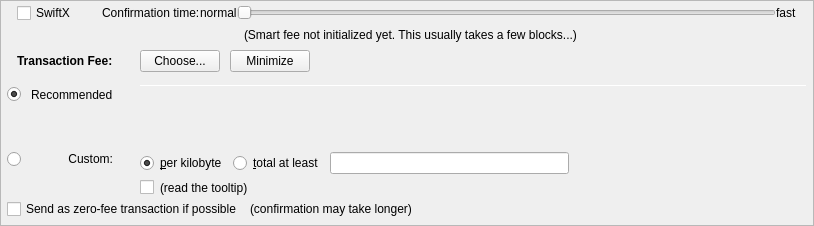
         <widget class="QFrame" name="frameFee">
          <property name="sizePolicy">
           <sizepolicy hsizetype="Expanding" vsizetype="Expanding">
            <horstretch>0</horstretch>
            <verstretch>0</verstretch>
           </sizepolicy>
          </property>
          <property name="maximumSize">
           <size>
            <width>16777215</width>
            <height>16777215</height>
           </size>
          </property>
          <property name="frameShape">
           <enum>QFrame::StyledPanel</enum>
          </property>
          <property name="frameShadow">
           <enum>QFrame::Sunken</enum>
          </property>
          <layout class="QVBoxLayout" name="verticalLayoutFee1">
           <property name="spacing">
            <number>0</number>
           </property>
           <property name="leftMargin">
            <number>0</number>
           </property>
           <property name="topMargin">
            <number>0</number>
           </property>
           <property name="rightMargin">
            <number>0</number>
           </property>
           <property name="bottomMargin">
            <number>0</number>
           </property>
           <item>
            <layout class="QVBoxLayout" name="verticalLayoutFee2" stretch="0,0,0,0">
             <property name="spacing">
              <number>0</number>
             </property>
             <property name="leftMargin">
              <number>6</number>
             </property>
             <property name="topMargin">
              <number>0</number>
             </property>
             <property name="rightMargin">
              <number>6</number>
             </property>
             <item>
              <layout class="QVBoxLayout" name="verticalLayout_feeConf">
               <property name="spacing">
                <number>0</number>
               </property>
               <property name="leftMargin">
                <number>10</number>
               </property>
               <property name="rightMargin">
                <number>10</number>
               </property>
               <property name="bottomMargin">
                <number>5</number>
               </property>
               <item>
                <layout class="QHBoxLayout" name="horizontalLayoutFee9">
                 <item>
                  <widget class="QCheckBox" name="checkSwiftTX">
                   <property name="enabled">
                    <bool>true</bool>
                   </property>
                   <property name="minimumSize">
                    <size>
                     <width>85</width>
                     <height>0</height>
                    </size>
                   </property>
                   <property name="toolTip">
                    <string>SwiftX technology allows for near instant transactions - A flat fee of 0.01 MDS applies</string>
                   </property>
                   <property name="text">
                    <string>SwiftX</string>
                   </property>
                  </widget>
                 </item>
                 <item>
                  <widget class="QLabel" name="labelSmartFee3">
                   <property name="text">
                    <string>Confirmation time:</string>
                   </property>
                   <property name="margin">
                    <number>2</number>
                   </property>
                  </widget>
                 </item>
                 <item>
                  <widget class="QLabel" name="labelSmartFeeNormal">
                   <property name="text">
                    <string>normal</string>
                   </property>
                   <property name="margin">
                    <number>8</number>
                   </property>
                  </widget>
                 </item>
                 <item>
                  <widget class="QSlider" name="sliderSmartFee">
                   <property name="minimumSize">
                    <size>
                     <width>0</width>
                     <height>24</height>
                    </size>
                   </property>
                   <property name="minimum">
                    <number>0</number>
                   </property>
                   <property name="maximum">
                    <number>24</number>
                   </property>
                   <property name="pageStep">
                    <number>1</number>
                   </property>
                   <property name="value">
                    <number>0</number>
                   </property>
                   <property name="orientation">
                    <enum>Qt::Horizontal</enum>
                   </property>
                   <property name="invertedAppearance">
                    <bool>false</bool>
                   </property>
                   <property name="invertedControls">
                    <bool>false</bool>
                   </property>
                   <property name="tickPosition">
                    <enum>QSlider::NoTicks</enum>
                   </property>
                  </widget>
                 </item>
                 <item>
                  <widget class="QLabel" name="labelSmartFeeFast">
                   <property name="text">
                    <string>fast</string>
                   </property>
                   <property name="margin">
                    <number>8</number>
                   </property>
                  </widget>
                 </item>
                </layout>
               </item>
               <item>
                <layout class="QHBoxLayout" name="horizontalLayout_recommended_texts">
                 <property name="spacing">
                  <number>0</number>
                 </property>
                 <item>
                  <spacer name="horizontalSpacer_8">
                   <property name="orientation">
                    <enum>Qt::Horizontal</enum>
                   </property>
                   <property name="sizeHint" stdset="0">
                    <size>
                     <width>40</width>
                     <height>20</height>
                    </size>
                   </property>
                  </spacer>
                 </item>
                 <item>
                  <widget class="QLabel" name="labelFeeEstimation">
                   <property name="text">
                    <string/>
                   </property>
                   <property name="margin">
                    <number>2</number>
                   </property>
                  </widget>
                 </item>
                 <item>
                  <widget class="QLabel" name="labelSmartFee2">
                   <property name="text">
                    <string>(Smart fee not initialized yet. This usually takes a few blocks...)</string>
                   </property>
                   <property name="alignment">
                    <set>Qt::AlignLeading|Qt::AlignLeft|Qt::AlignVCenter</set>
                   </property>
                   <property name="wordWrap">
                    <bool>false</bool>
                   </property>
                   <property name="margin">
                    <number>2</number>
                   </property>
                   <property name="indent">
                    <number>-1</number>
                   </property>
                  </widget>
                 </item>
                 <item>
                  <spacer name="horizontalSpacer_3">
                   <property name="orientation">
                    <enum>Qt::Horizontal</enum>
                   </property>
                   <property name="sizeHint" stdset="0">
                    <size>
                     <width>40</width>
                     <height>20</height>
                    </size>
                   </property>
                  </spacer>
                 </item>
                </layout>
               </item>
              </layout>
             </item>
             <item>
              <layout class="QHBoxLayout" name="horizontalLayoutFee1">
               <property name="leftMargin">
                <number>10</number>
               </property>
               <property name="rightMargin">
                <number>10</number>
               </property>
               <property name="bottomMargin">
                <number>0</number>
               </property>
               <item>
                <layout class="QVBoxLayout" name="verticalLayoutFee7">
                 <property name="spacing">
                  <number>0</number>
                 </property>
                 <item>
                  <layout class="QHBoxLayout" name="horizontalLayoutSmartFee">
                   <property name="spacing">
                    <number>10</number>
                   </property>
                   <item>
                    <widget class="QLabel" name="labelFeeHeadline">
                     <property name="sizePolicy">
                      <sizepolicy hsizetype="Preferred" vsizetype="Maximum">
                       <horstretch>0</horstretch>
                       <verstretch>0</verstretch>
                      </sizepolicy>
                     </property>
                     <property name="font">
                      <font>
                       <weight>75</weight>
                       <bold>true</bold>
                      </font>
                     </property>
                     <property name="styleSheet">
                      <string notr="true">font-weight:bold;</string>
                     </property>
                     <property name="text">
                      <string>Transaction Fee:</string>
                     </property>
                    </widget>
                   </item>
                   <item>
                    <widget class="QLabel" name="labelFeeMinimized">
                     <property name="text">
                      <string/>
                     </property>
                    </widget>
                   </item>
                   <item>
                    <widget class="QPushButton" name="buttonChooseFee">
                     <property name="text">
                      <string>Choose...</string>
                     </property>
                    </widget>
                   </item>
                   <item>
                    <widget class="QPushButton" name="buttonMinimizeFee">
                     <property name="toolTip">
                      <string>collapse fee-settings</string>
                     </property>
                     <property name="text">
                      <string>Minimize</string>
                     </property>
                    </widget>
                   </item>
                  </layout>
                 </item>
                 <item>
                  <spacer name="verticalSpacer_5">
                   <property name="orientation">
                    <enum>Qt::Vertical</enum>
                   </property>
                   <property name="sizeHint" stdset="0">
                    <size>
                     <width>1</width>
                     <height>1</height>
                    </size>
                   </property>
                  </spacer>
                 </item>
                </layout>
               </item>
               <item>
                <spacer name="horizontalSpacer_4">
                 <property name="orientation">
                  <enum>Qt::Horizontal</enum>
                 </property>
                 <property name="sizeHint" stdset="0">
                  <size>
                   <width>40</width>
                   <height>20</height>
                  </size>
                 </property>
                </spacer>
               </item>
              </layout>
             </item>
             <item>
              <widget class="QFrame" name="frameFeeSelection">
               <layout class="QVBoxLayout" name="verticalLayoutFee12">
                <property name="spacing">
                 <number>0</number>
                </property>
                <property name="leftMargin">
                 <number>0</number>
                </property>
                <property name="topMargin">
                 <number>0</number>
                </property>
                <property name="rightMargin">
                 <number>0</number>
                </property>
                <property name="bottomMargin">
                 <number>0</number>
                </property>
                <item>
                 <layout class="QGridLayout" name="gridLayoutFee">
                  <property name="topMargin">
                   <number>10</number>
                  </property>
                  <property name="bottomMargin">
                   <number>4</number>
                  </property>
                  <property name="horizontalSpacing">
                   <number>10</number>
                  </property>
                  <property name="verticalSpacing">
                   <number>4</number>
                  </property>
                  <item row="2" column="0">
                   <layout class="QVBoxLayout" name="verticalLayoutFee4" stretch="0">
                    <item>
                     <spacer name="verticalSpacer_2">
                      <property name="orientation">
                       <enum>Qt::Vertical</enum>
                      </property>
                      <property name="sizeHint" stdset="0">
                       <size>
                        <width>1</width>
                        <height>1</height>
                       </size>
                      </property>
                     </spacer>
                    </item>
                   </layout>
                  </item>
                  <item row="3" column="0">
                   <layout class="QVBoxLayout" name="verticalLayoutFee9" stretch="0,1">
                    <item>
                     <widget class="QRadioButton" name="radioCustomFee">
                      <property name="text">
                       <string/>
                      </property>
                      <attribute name="buttonGroup">
                       <string notr="true">groupFee</string>
                      </attribute>
                     </widget>
                    </item>
                    <item>
                     <spacer name="verticalSpacer_6">
                      <property name="orientation">
                       <enum>Qt::Vertical</enum>
                      </property>
                      <property name="sizeHint" stdset="0">
                       <size>
                        <width>1</width>
                        <height>1</height>
                       </size>
                      </property>
                     </spacer>
                    </item>
                   </layout>
                  </item>
                  <item row="3" column="1">
                   <widget class="QLabel" name="labelCustomFee">
                    <property name="text">
                     <string>Custom:</string>
                    </property>
                    <property name="alignment">
                     <set>Qt::AlignRight|Qt::AlignTop|Qt::AlignTrailing</set>
                    </property>
                   </widget>
                  </item>
                  <item row="3" column="4">
                   <layout class="QVBoxLayout" name="verticalLayoutFee8">
                    <property name="spacing">
                     <number>6</number>
                    </property>
                    <item>
                     <layout class="QHBoxLayout" name="horizontalLayoutFee13">
                      <item>
                       <widget class="QRadioButton" name="radioCustomPerKilobyte">
                        <property name="toolTip">
                         <string>If the custom fee is set to 1000 uMDSs and the transaction is only 250 bytes, then &quot;per kilobyte&quot; only pays 250 uMDSs in fee,&lt;br /&gt;while &quot;at least&quot; pays 1000 uMDSs. For transactions bigger than a kilobyte both pay by kilobyte.</string>
                        </property>
                        <property name="text">
                         <string>&amp;per kilobyte</string>
                        </property>
                        <property name="checked">
                         <bool>true</bool>
                        </property>
                        <attribute name="buttonGroup">
                         <string notr="true">groupCustomFee</string>
                        </attribute>
                       </widget>
                      </item>
                      <item>
                       <widget class="QRadioButton" name="radioCustomAtLeast">
                        <property name="toolTip">
                         <string>If the custom fee is set to 1000 uMDSs and the transaction is only 250 bytes, then &quot;per kilobyte&quot; only pays 250 uMDSs in fee,&lt;br /&gt;while &quot;total at least&quot; pays 1000 uMDSs. For transactions bigger than a kilobyte both pay by kilobyte.</string>
                        </property>
                        <property name="text">
                         <string>&amp;total at least</string>
                        </property>
                        <attribute name="buttonGroup">
                         <string notr="true">groupCustomFee</string>
                        </attribute>
                       </widget>
                      </item>
                      <item>
                       <widget class="BitcoinAmountField" name="customFee"/>
                      </item>
                      <item>
                       <spacer name="horizontalSpacer_6">
                        <property name="orientation">
                         <enum>Qt::Horizontal</enum>
                        </property>
                        <property name="sizeHint" stdset="0">
                         <size>
                          <width>1</width>
                          <height>1</height>
                         </size>
                        </property>
                       </spacer>
                      </item>
                     </layout>
                    </item>
                    <item>
                     <layout class="QHBoxLayout" name="horizontalLayoutFee8">
                      <item>
                       <widget class="QCheckBox" name="checkBoxMinimumFee">
                        <property name="toolTip">
                         <string>Paying only the minimum fee is just fine as long as there is less transaction volume than space in the blocks.&lt;br /&gt;But be aware that this can end up in a never confirming transaction once there is more demand for Midas transactions than the network can process.</string>
                        </property>
                        <property name="text">
                         <string/>
                        </property>
                       </widget>
                      </item>
                      <item>
                       <widget class="QLabel" name="labelMinFeeWarning">
                        <property name="enabled">
                         <bool>true</bool>
                        </property>
                        <property name="toolTip">
                         <string>Paying only the minimum fee is just fine as long as there is less transaction volume than space in the blocks.&lt;br /&gt;But be aware that this can end up in a never confirming transaction once there is more demand for Midas transactions than the network can process.</string>
                        </property>
                        <property name="text">
                         <string>(read the tooltip)</string>
                        </property>
                        <property name="margin">
                         <number>5</number>
                        </property>
                       </widget>
                      </item>
                      <item>
                       <spacer name="horizontalSpacer_2">
                        <property name="orientation">
                         <enum>Qt::Horizontal</enum>
                        </property>
                        <property name="sizeHint" stdset="0">
                         <size>
                          <width>1</width>
                          <height>1</height>
                         </size>
                        </property>
                       </spacer>
                      </item>
                     </layout>
                    </item>
                   </layout>
                  </item>
                  <item row="1" column="1">
                   <widget class="QLabel" name="labelSmartFee_2">
                    <property name="text">
                     <string>Recommended</string>
                    </property>
                   </widget>
                  </item>
                  <item row="1" column="2">
                   <widget class="QLabel" name="labelSmartFee">
                    <property name="text">
                     <string/>
                    </property>
                    <property name="margin">
                     <number>2</number>
                    </property>
                   </widget>
                  </item>
                  <item row="1" column="0">
                   <widget class="QRadioButton" name="radioSmartFee">
                    <property name="text">
                     <string/>
                    </property>
                    <property name="checked">
                     <bool>true</bool>
                    </property>
                    <attribute name="buttonGroup">
                     <string notr="true">groupFee</string>
                    </attribute>
                   </widget>
                  </item>
                  <item row="0" column="4" rowspan="3">
                   <layout class="QVBoxLayout" name="verticalLayoutFee3" stretch="0,0,0,0">
                    <property name="spacing">
                     <number>6</number>
                    </property>
                    <property name="topMargin">
                     <number>2</number>
                    </property>
                    <property name="bottomMargin">
                     <number>20</number>
                    </property>
                    <item>
                     <widget class="Line" name="line_2">
                      <property name="minimumSize">
                       <size>
                        <width>0</width>
                        <height>1</height>
                       </size>
                      </property>
                      <property name="maximumSize">
                       <size>
                        <width>16777215</width>
                        <height>1</height>
                       </size>
                      </property>
                      <property name="orientation">
                       <enum>Qt::Horizontal</enum>
                      </property>
                     </widget>
                    </item>
                    <item>
                     <layout class="QHBoxLayout" name="horizontalLayoutFee12">
                      <item>
                       <spacer name="horizontalSpacer_5">
                        <property name="orientation">
                         <enum>Qt::Horizontal</enum>
                        </property>
                        <property name="sizeHint" stdset="0">
                         <size>
                          <width>1</width>
                          <height>1</height>
                         </size>
                        </property>
                       </spacer>
                      </item>
                     </layout>
                    </item>
                    <item>
                     <spacer name="verticalSpacer_4">
                      <property name="orientation">
                       <enum>Qt::Vertical</enum>
                      </property>
                      <property name="sizeHint" stdset="0">
                       <size>
                        <width>1</width>
                        <height>1</height>
                       </size>
                      </property>
                     </spacer>
                    </item>
                    <item>
                     <spacer name="verticalSpacer_3">
                      <property name="orientation">
                       <enum>Qt::Vertical</enum>
                      </property>
                      <property name="sizeHint" stdset="0">
                       <size>
                        <width>20</width>
                        <height>40</height>
                       </size>
                      </property>
                     </spacer>
                    </item>
                   </layout>
                  </item>
                 </layout>
                </item>
                <item>
                 <layout class="QHBoxLayout" name="horizontalLayoutFee5" stretch="0,0,0">
                  <property name="spacing">
                   <number>8</number>
                  </property>
                  <property name="bottomMargin">
                   <number>4</number>
                  </property>
                  <item>
                   <widget class="QCheckBox" name="checkBoxFreeTx">
                    <property name="text">
                     <string>Send as zero-fee transaction if possible</string>
                    </property>
                   </widget>
                  </item>
                  <item>
                   <widget class="QLabel" name="labelFreeTx">
                    <property name="text">
                     <string>(confirmation may take longer)</string>
                    </property>
                    <property name="margin">
                     <number>5</number>
                    </property>
                   </widget>
                  </item>
                  <item>
                   <spacer name="horizontalSpacerFee5">
                    <property name="orientation">
                     <enum>Qt::Horizontal</enum>
                    </property>
                    <property name="sizeHint" stdset="0">
                     <size>
                      <width>1</width>
                      <height>1</height>
                     </size>
                    </property>
                   </spacer>
                  </item>
                 </layout>
                </item>
                <item>
                 <spacer name="verticalSpacerFee2">
                  <property name="orientation">
                   <enum>Qt::Vertical</enum>
                  </property>
                  <property name="sizeHint" stdset="0">
                   <size>
                    <width>1</width>
                    <height>1</height>
                   </size>
                  </property>
                 </spacer>
                </item>
               </layout>
              </widget>
             </item>
             <item>
              <spacer name="verticalSpacerFee">
               <property name="orientation">
                <enum>Qt::Vertical</enum>
               </property>
               <property name="sizeHint" stdset="0">
                <size>
                 <width>800</width>
                 <height>1</height>
                </size>
               </property>
              </spacer>
             </item>
            </layout>
           </item>
          </layout>
         </widget>
